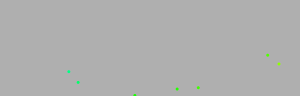
Frame 1 (no input)
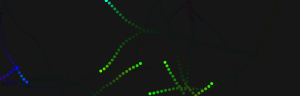
Frame 60 (the mouse pressed at the canvas centre just before this capture)
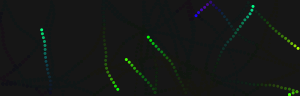
Frame 120 (the mouse held since frame 60 and released just before this capture)

The Processing sketch that drew these frames (run headless with seeded random() and noise(); from frame 60 on, the mouse is pressed at the canvas centre):

// Processing sketch: worms
// ── worms.pde
Worm[] worms;
int numWorms = 100;
PVector pulse;
boolean pulsed;
 
void setup() {
  size(150*2, 48*2);
  smooth();
  noStroke();
  colorMode(HSB,255);
  worms = new Worm[numWorms];
  for (int i=0; i<numWorms; i++) {
    worms[i] = new Worm(random(50,430),random(50,750),random(0,2*PI));
  }
  pulsed = false;
}
 
void draw() {
    fill (20, 40);
    noStroke ();
    rect (0, 0, width, height);
  //background(0);
  for (int i=0; i<numWorms; i++) {
    fill(map(noise(0.01*worms[i].loc.x,0.01*worms[i].loc.y),0,1,0,255),255,255);
    ellipse(worms[i].loc.x,worms[i].loc.y,3,3);
    if (pulsed) {
      worms[i].move(pulse);
    }
    else
      worms[i].move();
  }
  pulsed = false;
}
 
void mousePressed() {
  pulse = new PVector(mouseX, mouseY);
  pulsed = true;
}
 
class Worm {
  PVector dir;
  PVector loc;
  float angle;
  float speed=4;
  float agility = 0.2;
  
  public Worm(float x, float y, float angle) {
    this.angle = angle;
    loc = new PVector(x,y);
    dir = new PVector(cos(angle),sin(angle));
    dir.normalize();
    dir.mult(speed);
  }
 
  void move() {
    angle += random(-agility,agility);
    updateDir();
  }
  void updateDir() {
    dir = new PVector(cos(angle),sin(angle));
    dir.normalize();
    dir.mult(speed);
    if (loc.x+dir.x<0 || loc.x+dir.x>width) {
      angle = PI-angle;
      //move();
    }
    else if (loc.y+dir.y<0 || loc.y+dir.y>height) {
      angle = 2*PI-angle;
      //move();
    }
    else
      loc.add(dir); 
  }
 void move(PVector pulse) {
    if (PVector.dist(pulse,loc)<100) {
      PVector d = new PVector(loc.x,loc.y);
      d.sub(pulse);
      angle = atan(d.y/d.x);
      //angle = PVector.angleBetween(d,new PVector(1,0));
      //println(angle);
    }
   updateDir();   
 }
}
